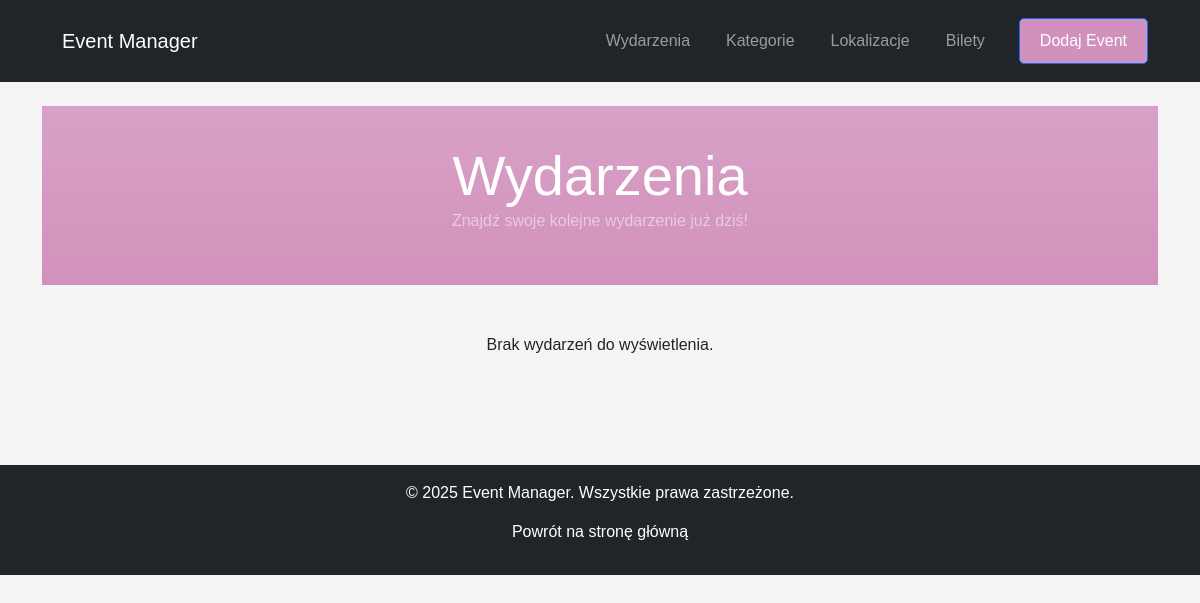
Page /events/ on the earlier database version.
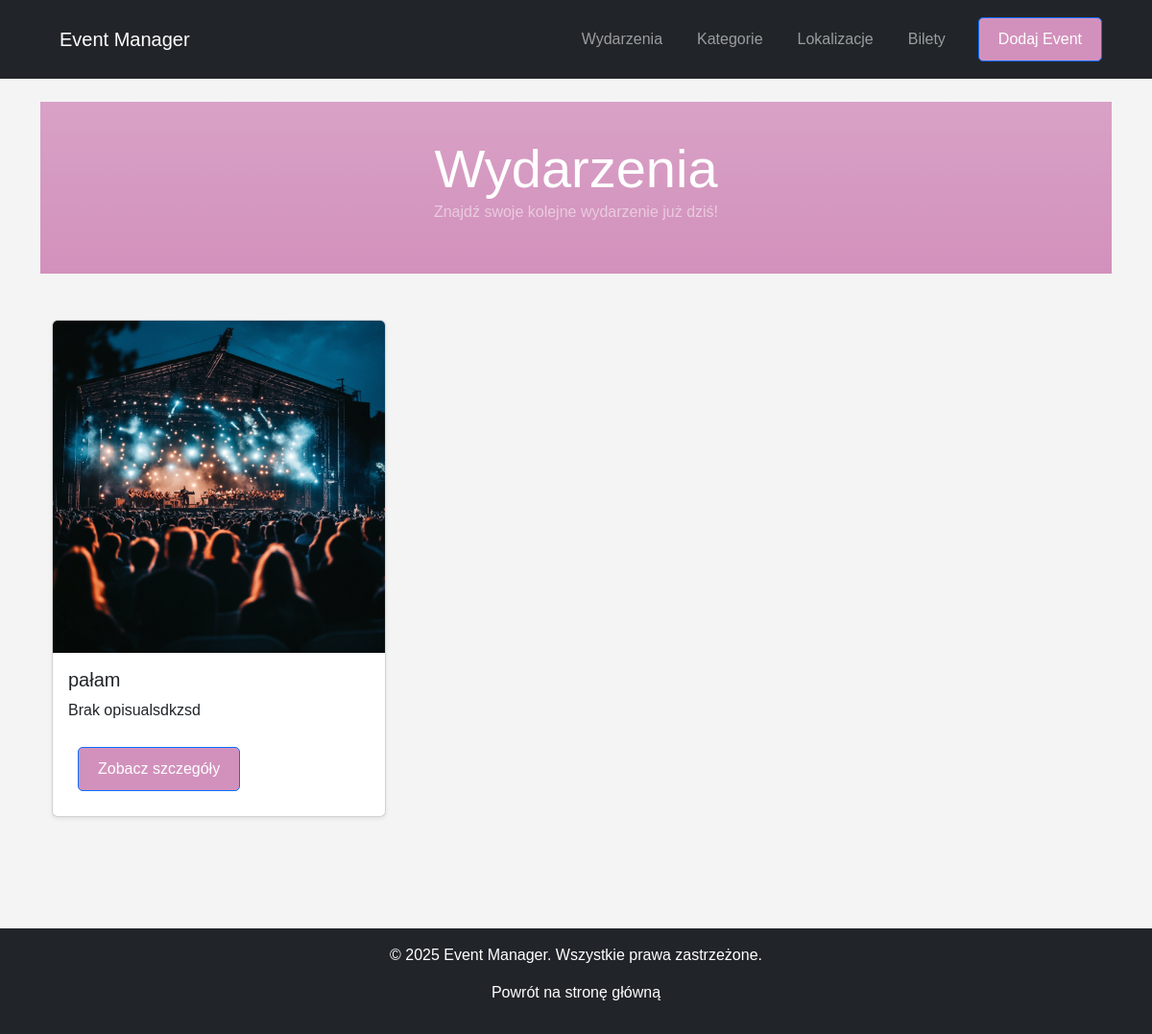
Same page on the later database version.
### events/models.py (models this page shows, shortened)
class Event(models.Model):
    name = models.CharField(max_length=255)
    description = models.TextField(default='Brak opisu')
    date = models.DateField()
    location = models.ForeignKey(Location, on_delete=models.CASCADE)
    category = models.ForeignKey(Category, on_delete=models.CASCADE)

### events/views.py (the view)
# urls.py: path('', views.event_list, name='event_list'),  # Domyślna strona główna
def event_list(request):
    events = Event.objects.all()  # Pobiera wszystkie wydarzenia z bazy
    return render(request, 'events/event_list.html', {'events': events})

### events/templates/events/event_list.html (shortened to what this page needs)
{% extends 'events/base.html' %}
{% load static %}
{% block content %}
<header class="bg-gradient smaller-header">
    <div class="container py-3 text-center">
        <h1 class="text-white display-4">Wydarzenia</h1>
        <p class="text-white-50">Znajdź swoje kolejne wydarzenie już dziś!</p>
    </div>
</header>
<main class="container my-5">
    <div class="row">
        {% for event in events %}
        <div class="col-md-4 mb-4">
            <div class="card shadow-sm h-100 event-card">
                <img src="{% static 'images/event_placeholder.jpg' %}" class="card-img-top" alt="Wydarzenie">
                <div class="card-body">
                    <h5 class="card-title">{{ event.name }}</h5>
                    <p class="card-text">{{ event.description|truncatewords:20 }}</p>
                    <a href="{% url 'event_detail' event.pk %}" class="btn btn-primary">Zobacz szczegóły</a>
                </div>
            </div>
        </div>
        {% empty %}
        <p class="text-center">Brak wydarzeń do wyświetlenia.</p>
        {% endfor %}
    </div>
</main>
{% endblock %}

Differences in the rows shown:
added Event: name "pałam", description "Brak opisualsdkzsd"
Other differences:
text no longer shown: "Brak wydarzeń do wyświetlenia."
